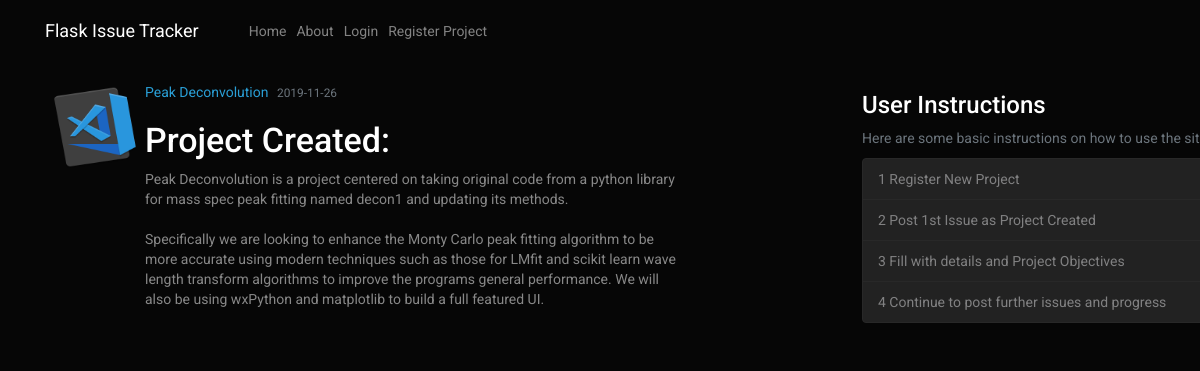
/post/1, run on the app's committed database.
### flask_issue_tracker/Models.py (models this page shows, shortened)
class User (db.Model, UserMixin):
    id = db.Column(db.Integer, primary_key=True)
    username = db.Column(db.String(20), unique=True, nullable=False)
    email = db.Column(db.String(120), unique=True, nullable=False)
    image_file = db.Column(db.String(20), nullable=False, default='default.jpg')
    password = db.Column(db.String(60), nullable=False)
    posts = db.relationship('Post', backref='author', lazy=True)

class Post (db.Model):
    id = db.Column(db.Integer, primary_key=True)
    title = db.Column(db.String(100), nullable=False)
    date_posted = db.Column(db.DateTime, nullable=False, default=datetime.utcnow)
    content = db.Column(db.Text, nullable=False)
    user_id = db.Column(db.Integer, db.ForeignKey('user.id'), nullable=False)

### flask_issue_tracker/posts/routes.py (the view)
@posts.route("/post/<int:post_id>")
def post(post_id):
    post = Post.query.get_or_404(post_id)
    return render_template('post.html', title = post.title, post=post)

### flask_issue_tracker/templates/post.html (shortened to what this page needs)
{% extends "layout.html" %}
{% block content %}
    <article class="media content-section">
        <img class="rounded article-img"
             src="{{url_for('static',filename= 'profile_pics/'+ post.author.image_file)}}"
             style="width:100px;height:90px;">
      <div class="media-body">
        <div class="article-metadata">
          <a class="mr-2" href="#"> {{ post.author.username }}</a>
          <small class="text-muted"> {{ post.date_posted.strftime('%Y-%m-%d')}}</small>
        </div>
        <h3 class="article-title" style="width: 90%">{{ post.title }}</h3>
        <p class="article-content space" style="width: 85%">{{ post.content }}</p>
      </div>
    </article>
{% endblock content %}

### data on the page
User: image_file (placeholder picture), author.username "Peak Deconvolution"
Post: date_posted "2019-11-26", title "Project Created:", content "Peak Deconvolution is a project centered on taking original code from a python library for mass spec peak fitting named decon1 and updating its methods. Specifically we are looking to enhance the Monty Carlo peak fitting algorithm to be more accurate using modern techniques such as those for LMfit and scikit learn wave length transform algorithms to improve the programs general performance. We will also be using wxPython and matplotlib to build a full featured UI."
